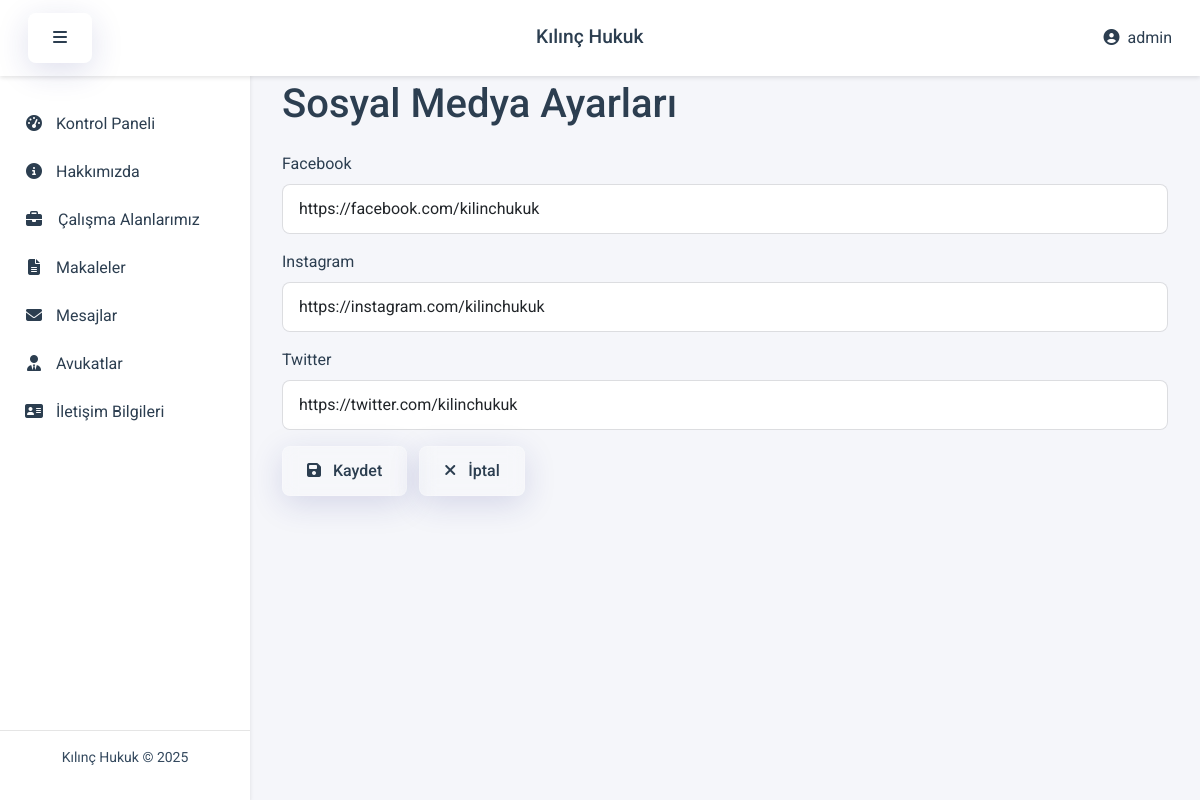
The page /admin/social-media (signed in) on the database its author committed.
### models.py (models this page shows, shortened)
class Settings(db.Model):
    __tablename__ = 'ayarlar'
    id = Column(Integer, primary_key=True)
    site_name = Column(String(255), nullable=False)
    site_description = Column(Text, nullable=False)
    site_keywords = Column(Text, nullable=False)
    site_author = Column(String(255), nullable=False)
    site_footer = Column(Text, nullable=False)
    homepage_title = Column(String(255), nullable=True)
    homepage_subtitle = Column(String(255), nullable=True)
    homepage_content = Column(Text, nullable=True)
    homepage_image = Column(String(255), nullable=True)
    about_title = Column(String(255), nullable=True)
    about_content = Column(Text, nullable=True)
    about_image = Column(String(255), nullable=True)

class Admin(UserMixin, db.Model):
    __tablename__ = 'admin'
    id = Column(Integer, primary_key=True)
    username = Column(String(50), unique=True, nullable=False)
    email = Column(String(100), unique=True, nullable=False)
    password_hash = Column(String(256), nullable=False)
    created_at = Column(DateTime, default=datetime.utcnow)

class SocialMedia(db.Model):
    __tablename__ = 'sosyal'
    id = Column(Integer, primary_key=True)
    facebook = Column(String(255), nullable=False)
    instagram = Column(String(255), nullable=False)
    twitter = Column(String(255), nullable=False)

### admin_routes.py (the view, shortened to what this page needs)
@app.route('/admin/social-media', methods=['GET', 'POST'])
@login_required
def admin_social_media():
    settings = Settings.query.first()
    social = SocialMedia.query.first()
    form = SocialMediaForm(obj=social)
    if form.validate_on_submit():
        form.populate_obj(social)
        db.session.commit()
        flash('Sosyal medya bağlantıları başarıyla güncellendi.', 'success')
        return redirect(url_for('admin_social_media'))
    return render_template('admin/social_media.html', settings=settings, form=form, now=datetime.now())

### forms.py
class SocialMediaForm(FlaskForm):
    facebook = StringField('Facebook', validators=[Optional(), URL()])
    twitter = StringField('Twitter', validators=[Optional(), URL()])
    instagram = StringField('Instagram', validators=[Optional(), URL()])
    linkedin = StringField('LinkedIn', validators=[Optional(), URL()])
    youtube = StringField('YouTube', validators=[Optional(), URL()])
    submit = SubmitField('Güncelle')

### app.py (called while the page is built)
@login_manager.user_loader
def load_user(user_id):
    from models import Admin
    return Admin.query.get(int(user_id))

@app.context_processor
def utility_processor():
    return dict(
        get_random_string=lambda n: ''.join(random.choices(string.ascii_uppercase + string.digits, k=n))
    )

### templates/admin/social_media.html (shortened to what this page needs)
{% extends 'admin/base.html' %}
{% block content %}
<div class="container-fluid">
    <div class="form-container">
        <h1 class="form-title">Sosyal Medya Ayarları</h1>
        <form method="POST" action="{{ url_for('admin_social_media') }}">
            <div class="mb-3">
                <label for="facebook" class="form-label">Facebook</label>
                {{ form.facebook(class="form-control", placeholder="Facebook URL") }}
            </div>
            <div class="mb-3">
                <label for="instagram" class="form-label">Instagram</label>
                {{ form.instagram(class="form-control", placeholder="Instagram URL") }}
            </div>
            <div class="mb-3">
                <label for="twitter" class="form-label">Twitter</label>
                {{ form.twitter(class="form-control", placeholder="Twitter URL") }}
            </div>
            <div class="mt-3">
                <button type="submit" class="btn btn-admin btn-admin-primary">
                    <i class="fas fa-save me-2"></i> Kaydet
                </button>
                <a href="{{ url_for('admin_dashboard') }}" class="btn btn-secondary ms-2">
                    <i class="fas fa-times me-2"></i> İptal
                </a>
            </div>
        </form>
    </div>
</div>
{% endblock %}

### templates/admin/base.html (shortened to what this page needs)
<!DOCTYPE html>
<html lang="tr">
<head>
    <link rel="stylesheet" href="https://cdnjs.cloudflare.com/ajax/libs/font-awesome/6.4.0/css/all.min.css">
    <link href="https://cdn.jsdelivr.net/npm/bootstrap@5.3.0/dist/css/bootstrap.min.css" rel="stylesheet">
    <link rel="stylesheet" href="{{ url_for('static', filename='css/admin.css') }}">
</head>
<body>
    <nav class="navbar navbar-expand-lg admin-navbar">
        <div class="container-fluid">
            <button type="button" id="sidebarCollapse" class="btn">
                <i class="fas fa-bars"></i>
            </button>
            <a class="navbar-brand" href="{{ url_for('admin_dashboard') }}">{{ settings.site_name }}</a>
            <div class="d-flex">
                <div class="dropdown">
                    <a class="nav-link dropdown-toggle" href="#" id="navbarDropdown" role="button" data-bs-toggle="dropdown" aria-expanded="false">
                        <i class="fas fa-user-circle me-1"></i> {{ current_user.username }}
                    </a>
                </div>
            </div>
        </div>
    </nav>
    <div class="wrapper">
        <nav id="sidebar">
            <ul class="list-unstyled components">
                <li {% if request.endpoint == 'admin_dashboard' %}class="active"{% endif %}>
                    <a href="{{ url_for('admin_dashboard') }}">
                        <i class="fas fa-tachometer-alt me-2"></i> Kontrol Paneli
                    </a>
                </li>
                <li {% if request.endpoint == 'admin_about' %}class="active"{% endif %}>
                    <a href="{{ url_for('admin_about') }}">
                        <i class="fas fa-info-circle me-2"></i> Hakkımızda
                    </a>
                </li>
                <li {% if request.endpoint == 'admin_calisma_alanlarimiz' %}class="active"{% endif %}>
                    <a href="{{ url_for('admin_calisma_alanlarimiz') }}">
                        <i class="fas fa-briefcase"></i> Çalışma Alanlarımız
                    </a>
                </li>
                <li {% if request.endpoint == 'admin_projects' %}class="active"{% endif %}>
                    <a href="{{ url_for('admin_projects') }}">
                        <i class="fas fa-file-alt me-2"></i> Makaleler
                    </a>
                </li>
                <li {% if request.endpoint == 'admin_messages' %}class="active"{% endif %}>
                    <a href="{{ url_for('admin_messages') }}">
                        <i class="fas fa-envelope me-2"></i> Mesajlar
                    </a>
                </li>
                <li {% if request.endpoint == 'admin_lawyers' %}class="active"{% endif %}>
                    <a href="{{ url_for('admin_lawyers') }}">
                        <i class="fas fa-user-tie me-2"></i> Avukatlar
                    </a>
                </li>
                <li {% if request.endpoint == 'admin_contact_settings' %}class="active"{% endif %}>
                    <a href="{{ url_for('admin_profile') }}">
                        <i class="fas fa-address-card me-2"></i> İletişim Bilgileri
                    </a>
                </li>
            </ul>
            <div class="sidebar-footer">
                <p>{{ settings.site_name }} &copy; {{ now.year }}</p>
            </div>
        </nav>
        <div id="content">
            {% block content %}{% endblock %}
        </div>
    </div>
</body>
</html>

### static/css/admin.css (style rules this page uses)
:root { --primary-color: #2c3e50; --secondary-color: #34495e; --accent-color: #3498db; --success-color: #2ecc71; --danger-color: #e74c3c; --warning-color: #f1c40f; --light-bg: #f8f9fa; --dark-text: #2c3e50; --light-text: #ecf0f1; --border-radius: 8px; --box-shadow: 0 2px 4px rgba(0,0,0,0.1); --transition: all 0.3s ease; --glass-bg: rgba(255, 255, 255, 0.1); --glass-border: rgba(255, 255, 255, 0.2); --glass-shadow: 0 8px 32px 0 rgba(31, 38, 135, 0.15); --backdrop-blur: blur(8px); }
body { font-family: 'Roboto', sans-serif; background-color: #f5f6fa; color: var(--dark-text); }
.admin-navbar { background-color: #fff; box-shadow: var(--box-shadow); padding: 0.8rem 1rem; position: fixed; width: 100%; top: 0; z-index: 1000; }
.admin-navbar .navbar-brand { color: var(--primary-color); font-weight: 500; font-size: 1.2rem; }
.admin-navbar .dropdown-toggle::after { display: none; }
.wrapper { display: flex; margin-top: 60px; }
#sidebar { min-width: 250px; max-width: 250px; background: #fff; box-shadow: var(--box-shadow); height: calc(100vh - 60px); position: fixed; transition: var(--transition); padding: 20px 0; }
#sidebar .components { padding: 20px 0; }
#sidebar ul li a { padding: 12px 20px; display: block; color: var(--dark-text); text-decoration: none; transition: var(--transition); border-left: 4px solid transparent; }
#sidebar ul li a i { margin-right: 10px; width: 20px; text-align: center; }
#content { width: calc(100% - 250px); margin-left: 250px; padding: 20px; min-height: calc(100vh - 60px); transition: var(--transition); }
.btn { border-radius: var(--border-radius); padding: 0.75rem 1.5rem; font-weight: 500; transition: var(--transition); position: relative; overflow: hidden; backdrop-filter: var(--backdrop-blur); -webkit-backdrop-filter: var(--backdrop-blur); border: 1px solid var(--glass-border); background: var(--glass-bg); color: var(--dark-text); box-shadow: var(--glass-shadow); }
a { color: var(--accent-color); text-decoration: none; transition: var(--transition); position: relative; }
a::after { content: ''; position: absolute; width: 100%; height: 2px; bottom: -2px; left: 0; background-color: var(--accent-color); transform: scaleX(0); transform-origin: bottom right; transition: transform 0.3s ease-out; }
.form-control { border-radius: var(--border-radius); padding: 0.75rem 1rem; border: 1px solid rgba(0,0,0,0.1); }
.sidebar-footer { position: absolute; bottom: 0; width: 100%; padding: 1rem; text-align: center; font-size: 0.875rem; color: var(--secondary-color); border-top: 1px solid rgba(0,0,0,0.1); }
h1 { color: var(--dark-text); font-weight: 500; margin-bottom: 1.5rem; }

### rows shown on the page
Settings: site_name "Kılınç Hukuk"
Admin: username "admin"
SocialMedia: facebook "https://facebook.com/kilinchukuk", instagram "https://instagram.com/kilinchukuk", twitter "https://twitter.com/kilinchukuk"
